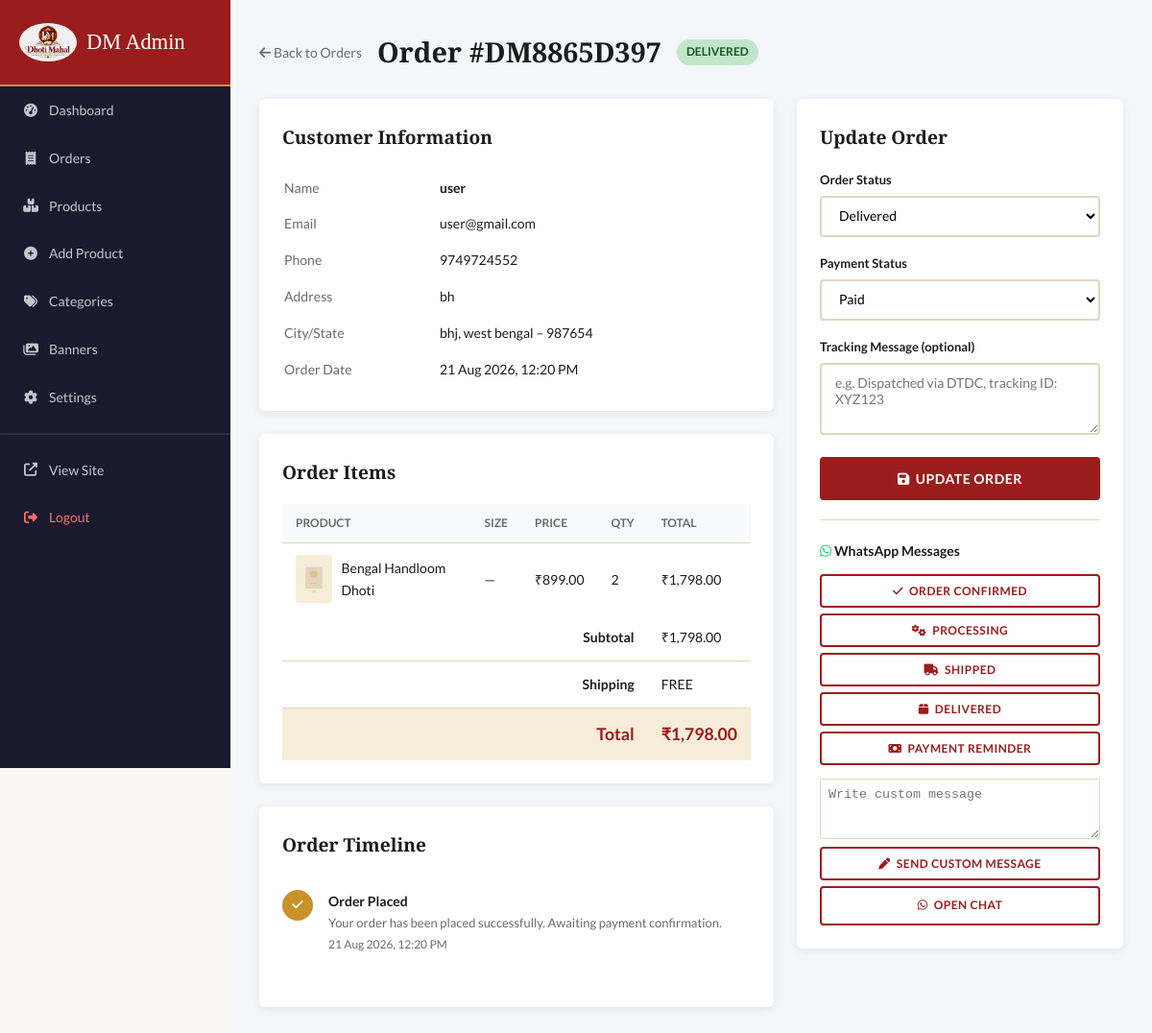
Screenshot of /admin/order-detail.php?id=67 (signed in) with the database file from the repository.
### tables this page shows
CREATE TABLE `orders` (
  `id` int(11) NOT NULL AUTO_INCREMENT,
  `order_number` varchar(50) NOT NULL,
  `user_id` int(11) DEFAULT NULL,
  `guest_name` varchar(100) DEFAULT NULL,
  `guest_email` varchar(150) DEFAULT NULL,
  `guest_phone` varchar(15) DEFAULT NULL,
  `shipping_address` text NOT NULL,
  `shipping_city` varchar(100) NOT NULL,
  `shipping_state` varchar(100) NOT NULL,
  `shipping_pincode` varchar(10) NOT NULL,
  `subtotal` decimal(10,2) NOT NULL,
  `shipping_cost` decimal(10,2) DEFAULT 0.00,
  `discount` decimal(10,2) DEFAULT 0.00,
  `total` decimal(10,2) NOT NULL,
  `payment_method` varchar(50) DEFAULT 'upi',
  `payment_status` enum('pending','paid','failed','refunded') DEFAULT 'pending',
  `payment_ref` varchar(200) DEFAULT NULL,
  `order_status` enum('placed','confirmed','processing','shipped','delivered','cancelled') DEFAULT 'placed',
  `notes` text DEFAULT NULL,
  `created_at` timestamp NOT NULL DEFAULT current_timestamp(),
  `updated_at` timestamp NOT NULL DEFAULT current_timestamp() ON UPDATE current_timestamp(),
  `razorpay_order_id` varchar(255) DEFAULT NULL,
  `razorpay_payment_id` varchar(255) DEFAULT NULL,
  `razorpay_signature` varchar(255) DEFAULT NULL,
  PRIMARY KEY (`id`),
  UNIQUE KEY `order_number` (`order_number`),
  UNIQUE KEY `uk_order_number` (`order_number`),
  KEY `idx_orders_payment_status` (`payment_status`),
  KEY `idx_orders_order_status` (`order_status`),
  KEY `idx_orders_user_id` (`user_id`),
  CONSTRAINT `fk_orders_user` FOREIGN KEY (`user_id`) REFERENCES `users` (`id`) ON DELETE SET NULL,
  CONSTRAINT `orders_ibfk_1` FOREIGN KEY (`user_id`) REFERENCES `users` (`id`) ON DELETE SET NULL,
  CONSTRAINT `chk_order_total_positive` CHECK (`total` > 0)
);

CREATE TABLE `order_items` (
  `id` int(11) NOT NULL AUTO_INCREMENT,
  `order_id` int(11) NOT NULL,
  `product_id` int(11) NOT NULL,
  `product_name` varchar(200) NOT NULL,
  `product_image` varchar(255) DEFAULT NULL,
  `size` varchar(50) DEFAULT NULL,
  `price` decimal(10,2) NOT NULL,
  `quantity` int(11) NOT NULL,
  `total` decimal(10,2) NOT NULL,
  PRIMARY KEY (`id`),
  KEY `idx_order_items_order_id` (`order_id`),
  KEY `fk_order_items_product` (`product_id`),
  CONSTRAINT `fk_order_items_order` FOREIGN KEY (`order_id`) REFERENCES `orders` (`id`) ON DELETE CASCADE,
  CONSTRAINT `fk_order_items_product` FOREIGN KEY (`product_id`) REFERENCES `products` (`id`) ON DELETE CASCADE,
  CONSTRAINT `order_items_ibfk_1` FOREIGN KEY (`order_id`) REFERENCES `orders` (`id`) ON DELETE CASCADE,
  CONSTRAINT `order_items_ibfk_2` FOREIGN KEY (`product_id`) REFERENCES `products` (`id`) ON DELETE CASCADE,
  CONSTRAINT `chk_item_quantity_positive` CHECK (`quantity` > 0),
  CONSTRAINT `chk_item_total_positive` CHECK (`total` > 0)
);

CREATE TABLE `order_tracking` (
  `id` int(11) NOT NULL AUTO_INCREMENT,
  `order_id` int(11) NOT NULL,
  `status` varchar(100) NOT NULL,
  `message` text DEFAULT NULL,
  `created_at` timestamp NOT NULL DEFAULT current_timestamp(),
  PRIMARY KEY (`id`),
  KEY `idx_order_tracking_order_id` (`order_id`),
  CONSTRAINT `fk_order_tracking_order` FOREIGN KEY (`order_id`) REFERENCES `orders` (`id`) ON DELETE CASCADE,
  CONSTRAINT `order_tracking_ibfk_1` FOREIGN KEY (`order_id`) REFERENCES `orders` (`id`) ON DELETE CASCADE
);

### includes/functions.php (called while the page is built, shortened)
<?php
function sanitize(string $input): string
{
    return htmlspecialchars(trim($input), ENT_QUOTES, 'UTF-8');
}
function formatPrice(float $price): string
{
    return CURRENCY . number_format($price, 2);
}
function getOrderItems(int $orderId): array
{
    $db = getDB();
    $stmt = $db->prepare("SELECT * FROM order_items WHERE order_id = ?");
    $stmt->execute([$orderId]);
    return $stmt->fetchAll();
}
function getOrderTracking(int $orderId): array
{
    $db = getDB();
    $stmt = $db->prepare("SELECT * FROM order_tracking WHERE order_id = ? ORDER BY created_at ASC");
    $stmt->execute([$orderId]);
    return $stmt->fetchAll();
}
function productImage(string $image = '', string $size = 'medium'): string
{
    return BASE_URL . 'assets/images/no-image.svg';
}

### admin/order-detail.php (the view, shortened to what this page needs)
<?php
require_once __DIR__ . '/partials/header.php';
$db = getDB();
$orderId = (int)($_GET['id'] ?? 0);
$order = $db->prepare("SELECT * FROM orders WHERE id = ?");
$order->execute([$orderId]);
$order = $order->fetch();
$items    = getOrderItems($orderId);
$tracking = getOrderTracking($orderId);
?>
<div style="display:flex;align-items:center;gap:16px;margin-bottom:24px;">
    <a href="<?= BASE_URL ?>admin/orders.php" style="color:var(--muted);font-size:14px;"><i
            class="fas fa-arrow-left"></i> Back to Orders</a>
    <h1 style="margin:0;">Order #<?= sanitize($order['order_number']) ?></h1>
    <span class="status-badge status-<?= $order['order_status'] ?>"><?= ucfirst($order['order_status']) ?></span>
</div>
<div style="display:grid;grid-template-columns:1fr 340px;gap:24px;" data-order-id="<?= $orderId ?>">
    <div>
        <div class="admin-card">
            <h3>Customer Information</h3>
            <table style="font-size:14px;width:100%;">
                <tr>
                    <td style="padding:6px 0;color:var(--muted);width:160px;">Name</td>
                    <td><strong><?= sanitize($order['guest_name']) ?></strong></td>
                </tr>
                <tr>
                    <td style="padding:6px 0;color:var(--muted);">Email</td>
                    <td><?= sanitize($order['guest_email']) ?></td>
                </tr>
                <tr>
                    <td style="padding:6px 0;color:var(--muted);">Phone</td>
                    <td><?= sanitize($order['guest_phone']) ?></td>
                </tr>
                <tr>
                    <td style="padding:6px 0;color:var(--muted);">Address</td>
                    <td><?= sanitize($order['shipping_address']) ?></td>
                </tr>
                <tr>
                    <td style="padding:6px 0;color:var(--muted);">City/State</td>
                    <td><?= sanitize($order['shipping_city']) ?>, <?= sanitize($order['shipping_state']) ?> –
                        <?= sanitize($order['shipping_pincode']) ?></td>
                </tr>
                <tr>
                    <td style="padding:6px 0;color:var(--muted);">Order Date</td>
                    <td><?= date('d M Y, h:i A', strtotime($order['created_at'])) ?></td>
                </tr>
            </table>
        </div>
        <div class="admin-card">
            <h3>Order Items</h3>
            <table class="admin-table">
                <thead>
                    <tr>
                        <th>Product</th>
                        <th>Size</th>
                        <th>Price</th>
                        <th>Qty</th>
                        <th>Total</th>
                    </tr>
                </thead>
                <tbody>
                    <?php foreach ($items as $item): ?>
                        <tr>
                            <td>
                                <div style="display:flex;align-items:center;gap:10px;">
                                    <img src="<?= productImage($item['product_image'] ?? '') ?>"
                                        style="width:40px;height:50px;object-fit:cover;border-radius:3px;">
                                    <span><?= sanitize($item['product_name']) ?></span>
                                </div>
                            </td>
                            <td><?= sanitize($item['size'] ?: '—') ?></td>
                            <td><?= formatPrice((float)$item['price']) ?></td>
                            <td><?= (int)$item['quantity'] ?></td>
                            <td><?= formatPrice((float)$item['total']) ?></td>
                        </tr>
                    <?php endforeach; ?>
                </tbody>
                <tfoot>
                    <tr>
                        <td colspan="4" style="text-align:right;font-weight:700;padding:10px 14px;">Subtotal</td>
                        <td><?= formatPrice((float)$order['subtotal']) ?></td>
                    </tr>
                    <tr>
                        <td colspan="4" style="text-align:right;font-weight:700;padding:10px 14px;">Shipping</td>
                        <td><?= $order['shipping_cost'] == 0 ? 'FREE' : formatPrice((float)$order['shipping_cost']) ?>
                        </td>
                    </tr>
                    <tr style="background:var(--cream);">
                        <td colspan="4"
                            style="text-align:right;font-weight:700;padding:10px 14px;font-size:1.1rem;color:var(--crimson);">
                            Total</td>
                        <td style="font-weight:700;font-size:1.1rem;color:var(--crimson);">
                            <?= formatPrice((float)$order['total']) ?></td>
                    </tr>
                </tfoot>
            </table>
        </div>
        <div class="admin-card">
            <h3>Order Timeline</h3>
            <div class="tracking-timeline">
                <?php foreach (array_reverse($tracking) as $i => $event): ?>
                    <div class="track-step <?= $i === 0 ? 'active' : 'done' ?>">
                        <div class="track-icon"><i class="fas fa-check"></i></div>
                        <div class="track-info">
                            <h4><?= sanitize($event['status']) ?></h4>
                            <p><?= sanitize($event['message']) ?></p>
                            <div class="track-date"><?= date('d M Y, h:i A', strtotime($event['created_at'])) ?></div>
                        </div>
                    </div>
                <?php endforeach; ?>
            </div>
        </div>
    </div>
    <div>
        <div class="admin-card" style="position:sticky;top:20px;">
            <h3>Update Order</h3>
            <form method="POST">
                <div class="form-group">
                    <label>Order Status</label>
                    <select name="order_status">
                        <?php foreach (['placed', 'confirmed', 'processing', 'shipped', 'delivered', 'cancelled'] as $s): ?>
                            <option value="<?= $s ?>" <?= $order['order_status'] === $s ? 'selected' : '' ?>>
                                <?= ucfirst($s) ?></option>
                        <?php endforeach; ?>
                    </select>
                </div>
                <div class="form-group">
                    <label>Payment Status</label>
                    <select name="payment_status">
                        <?php foreach (['pending', 'paid', 'failed', 'refunded'] as $s): ?>
                            <option value="<?= $s ?>" <?= $order['payment_status'] === $s ? 'selected' : '' ?>>
                                <?= ucfirst($s) ?></option>
                        <?php endforeach; ?>
                    </select>
                </div>
                <div class="form-group">
                    <label>Tracking Message (optional)</label>
                    <textarea name="tracking_message" rows="3"
                        placeholder="e.g. Dispatched via DTDC, tracking ID: XYZ123"></textarea>
                </div>
                <button type="submit" class="btn btn-primary btn-full">
                    <i class="fas fa-save"></i> Update Order
                </button>
            </form>
            <hr style="border:none;border-top:1px solid var(--border);margin:20px 0;">
            <div>
                <h4 style="margin-top:0;margin-bottom:12px;font-size:14px;color:var(--heading);">
                    <i class="fab fa-whatsapp" style="color:#25D366;"></i> WhatsApp Messages
                </h4>
                <form method="POST" style="display:flex;flex-direction:column;gap:6px;margin-bottom:14px;">
                    <button type="submit" name="send_whatsapp_template" value="order_confirmation" class="btn btn-sm btn-outline" style="justify-content:center;font-size:12px;">
                        <i class="fas fa-check"></i> Order Confirmed
                    </button>
                    <button type="submit" name="send_whatsapp_template" value="order_processing" class="btn btn-sm btn-outline" style="justify-content:center;font-size:12px;">
                        <i class="fas fa-cogs"></i> Processing
                    </button>
                    <button type="submit" name="send_whatsapp_template" value="order_shipped" class="btn btn-sm btn-outline" style="justify-content:center;font-size:12px;">
                        <i class="fas fa-truck"></i> Shipped
                    </button>
                    <button type="submit" name="send_whatsapp_template" value="order_delivered" class="btn btn-sm btn-outline" style="justify-content:center;font-size:12px;">
                        <i class="fas fa-box"></i> Delivered
                    </button>
                    <button type="submit" name="send_whatsapp_template" value="payment_reminder" class="btn btn-sm btn-outline" style="justify-content:center;font-size:12px;">
                        <i class="fas fa-money-bill"></i> Payment Reminder
                    </button>
                </form>
                <form method="POST" style="display:flex;flex-direction:column;gap:8px;">
                    <textarea name="whatsapp_custom_message" rows="3" placeholder="Write custom message" style="padding:8px;border:1px solid var(--border);border-radius:3px;resize:vertical;"></textarea>
                    <button type="submit" name="send_whatsapp_custom" value="1" class="btn btn-sm btn-outline btn-full" style="justify-content:center;font-size:12px;">
                        <i class="fas fa-pen"></i> Send Custom Message
                    </button>
                </form>
                <a href="https://wa.me/<?= preg_replace('/[^0-9]/', '', $order['guest_phone']) ?>?text=Hi%20<?= urlencode($order['guest_name']) ?>" target="_blank" class="btn btn-sm btn-outline btn-full" style="justify-content:center;font-size:12px;margin-top:6px;">
                    <i class="fab fa-whatsapp"></i> Open Chat
                </a>
            </div>
        </div>
    </div>
</div>
<?php require_once __DIR__ . '/partials/footer.php'; ?>

### rows the page displays
orders: order_number "DM8865D397", order_status "DELIVERED", guest_name "user", guest_email "user@gmail.com", guest_phone "9749724552", shipping_address "bh", shipping_city "bhj", shipping_state "west bengal", shipping_pincode "987654", created_at "21 Aug 2026, 12:20 PM", subtotal "₹1,798.00", total "₹1,798.00", order_status "Delivered", payment_status "Paid"
order_items: product_name "Bengal Handloom Dhoti", size "—", price "₹899.00", quantity "2", total "₹1,798.00"
order_tracking: status "Order Placed", message "Your order has been placed successfully. Awaiting payment confirmation.", created_at "21 Aug 2026, 12:20 PM"
